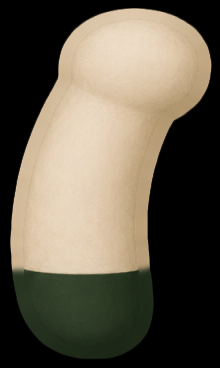
#> input picture tools/zeki-quelle/teile/arm_l_ober.png, 220 x 368 px, given in place of teil0.png, which was not available
$ python teile.py
#> lines starting #> are read from the running program, lines starting #| are printed output that depends on the picture; after the words box and inside, x2 and y2 are one past the last pixel; in counts of white or black regions, pixels touching at a corner belong together
# Schritt 1: gemalte Teile aus Sanjis Atlas schneiden, Ränder säubern, Helm in die Form des Probeblatts bringen.
import numpy as np, cv2, json, os
SRC='/tmp/claude-0/-home-claude/4f62d415-ed38-506b-9c27-694709d0c6de/scratchpad/zk/teil0.png'
OUT='/home/claude/zeki_bau/teile'; os.makedirs(OUT,exist_ok=True)
A=cv2.imread(SRC,cv2.IMREAD_UNCHANGED).astype(np.float32)  # BGRA
def saeubern(im):
    a=im[:,:,3]/255.0
    hart=(a>0.92).astype(np.float32)
    # Farbe der sicheren Pixel nach außen tragen (kein gelber Saum)
    rgb=im[:,:,:3]*hart[:,:,None]; w=hart.copy()
    for _ in range(6):
        rgb=cv2.blur(rgb,(5,5)); w=cv2.blur(w,(5,5))
    aus=rgb/np.maximum(w[:,:,None],1e-4)
    neu=im.copy(); m=(hart<1)[:,:,None]
    neu[:,:,:3]=np.where(m,aus,im[:,:,:3])
    # Deckkraft: 1 px nach innen, weich
    a2=cv2.erode((a*255).astype(np.uint8),np.ones((3,3),np.uint8),iterations=2).astype(np.float32)
    a2=cv2.GaussianBlur(a2,(0,0),1.1); a2=np.clip((a2-40)*1.35,0,255)
    neu[:,:,3]=a2
    return neu
def schnitt(x0,y0,x1,y1): return saeubern(A[y0:y1,x0:x1].copy())
def bbox(im,th=60):
    m=im[:,:,3]>th; ys=np.where(m.any(1))[0]; xs=np.where(m.any(0))[0]; return int(xs[0]),int(ys[0]),int(xs[-1])+1,int(ys[-1])+1
def helm_formen(im,k=0.055,flach=0.06):
    h,w=im.shape[:2]; x0,y0,x1,y1=bbox(im)
    # Helm ohne Hals: Hals beginnt, wo die Breite stark einbricht
    br=(im[:,:,3]>60).sum(1); mitte=np.argmax(br); hals=mitte+np.argmax(br[mitte:]<0.45*br.max())
    H=hals-y0; cx=(x0+x1)/2
    yy,xx=np.mgrid[0:h,0:w].astype(np.float32)
    t=np.clip((yy-y0)/H,0,1)
    g=np.where(t<0.5,np.sin(np.pi*np.minimum(t,0.5)/0.5)**2,0)          # oben breiter: eckig-runde Kuppel
    f=1+k*g
    mapx=cx+(xx-cx)/f
    # Kuppel leicht flacher: obere Zeilen etwas stauchen
    mapy=yy.copy()
    out=cv2.remap(im,mapx.astype(np.float32),mapy.astype(np.float32),cv2.INTER_CUBIC,borderMode=cv2.BORDER_CONSTANT,borderValue=0)
    return out,int(hals)
teile={}
helm=schnitt(20,60,500,500); helm2,hals=helm_formen(helm)
#> in saeubern, `hart=(a>0.92).astype(np.float32)`:
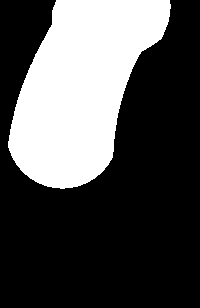
#> hart: shape (308, 200) float32; values 0 (black) and 1 (white), 31.2% white; 1 white region, box (x1, y1, x2, y2) and area: (8, 0, 171, 189) 19249
#> after the loop in saeubern, `for _ in range(6):`:
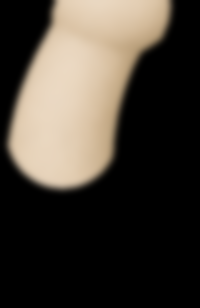
#> rgb: shape (308, 200, 3) float32; mean of channels 0, 1, 2 53.5, 62.3, 69.1; drawn as B, G, R
#> in saeubern, `neu[:,:,3]=a2`: neu: shape (308, 200, 4) float32; mean of channels 0, 1, 2, 3 67.9, 79.7, 88.8, 76.2
#> in bbox, `m = im[:, :, 3] > th`:
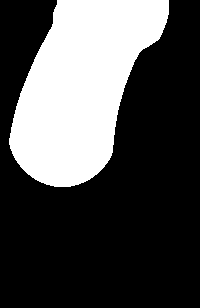
#> m: shape (308, 200) bool; 30.4% white; 1 white region, box (x1, y1, x2, y2) and area: (9, 0, 169, 187) 18699
#> in bbox, `ys = np.where(m.any(1))[0]`: ys = 187 values from 0 to 186
#> in bbox, `xs = np.where(m.any(0))[0]`: xs = 160 values from 9 to 168
#> in helm_formen, `x0, y0, x1, y1 = bbox(im)`: x0 = 9; y0 = 0; x1 = 169; y1 = 187
#> in helm_formen, `br = (im[:, :, 3] > 60).sum(1)`: br = 308 values, max 116 at index 12, min 0 at index 187, mean 60.71
#> in helm_formen, `mitte = np.argmax(br)`: mitte = 12
#> in helm_formen, `hals = mitte + np.argmax(br[mitte:] < 0.45 * br.max())`: hals = 180
#> in helm_formen, `cx = (x0 + x1) / 2`: cx = 89
#> in helm_formen, `t=np.clip((yy-y0)/H,0,1)`:
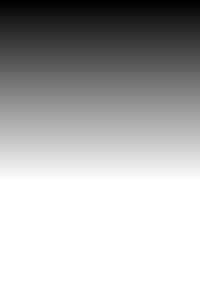
#> t: shape (308, 200) float32; min 0, max 1, mean 0.706
#> in helm_formen, `g=np.where(t<0.5,np.sin(np.pi*np.minimum(t,0.5)/0.5)**2,0)`:
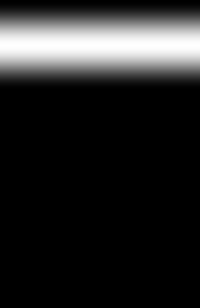
#> g: shape (308, 200) float32; min 0, max 1, mean 0.146
#> in helm_formen, `mapx=cx+(xx-cx)/f`:
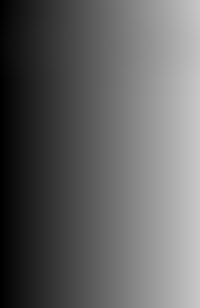
#> mapx: shape (308, 200) float32; min 0, max 199, mean 99.4
#> after `helm2, hals = helm_formen(helm)`: hals = 180
cv2.imwrite(OUT+'/helm_alt.png',helm); cv2.imwrite(OUT+'/helm.png',helm2)
#> after `cv2.imwrite(OUT + '/helm_alt.png', helm)`:
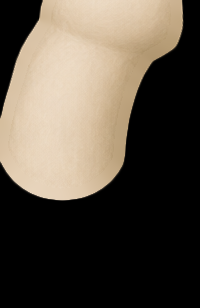
#> saved as helm.png: shape (308, 200, 4); mean B, G, R, A 68.8, 80.8, 90, 77.3
rumpf=schnitt(590,40,940,500); cv2.imwrite(OUT+'/rumpf.png',rumpf)
#> (the run stopped early here; a loop or call above may not have finished)

$ run again, on tools/zeki-quelle/teile/arm_r_unter.png
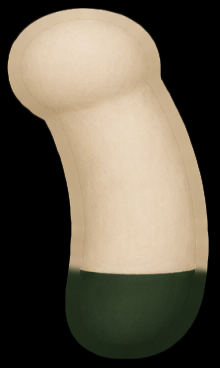
#> input picture tools/zeki-quelle/teile/arm_r_unter.png, 220 x 368 px, given in place of teil0.png, which was not available
#> in saeubern, `hart=(a>0.92).astype(np.float32)`:
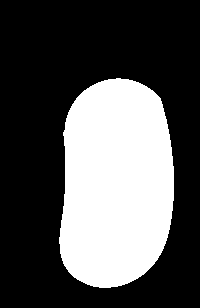
#> hart: shape (308, 200) float32; values 0 (black) and 1 (white), 32.6% white; 1 white region, box (x1, y1, x2, y2) and area: (59, 78, 174, 288) 20093
#> ys = 207 values from 80 to 286
#> xs = 114 values from 60 to 173
#> x0 = 60; y0 = 80; x1 = 174; y1 = 287
#> br = 308 values, max 109 at index 183, min 0 at index 0, mean 63.6
#> mitte = 183
#> in helm_formen, `hals = mitte + np.argmax(br[mitte:] < 0.45 * br.max())`: hals = 281
#> H = 201
#> cx = 117
#> `helm2, hals = helm_formen(helm)`: hals = 281
#> `cv2.imwrite(OUT + '/helm_alt.png', helm)`:
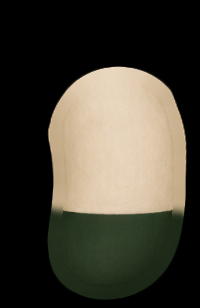
#> saved as helm.png: shape (308, 200, 4); mean B, G, R, A 53, 64.4, 68.7, 80.8
